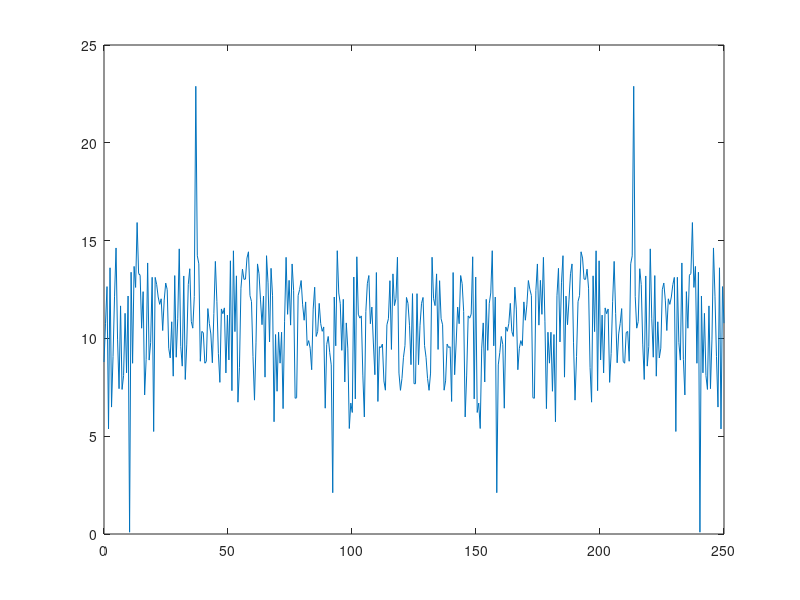

The MATLAB source for this figure:
clear all, close all, clc;
data = importdata('Aula25Mar.mat');
kRr = data.kRr;
qTs = data.qTs;

qTT = length(kRr)*qTs;
btt = 0:qTs:qTT;

dft = abs(fft(kRr));
f = (1/qTs) * 1/(length(kRr)-1) * (0:length(kRr)-1);
plot(f, 10*log10(dft));
